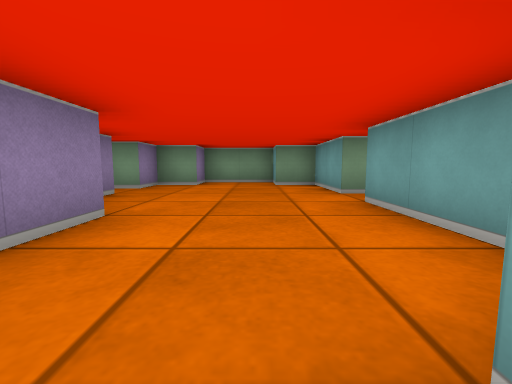
View 1 (above)

24 first-person views from a walk through a cub3D level. The camera is about half as high as the walls, tilts 6° down and sees 90° across. The floor is counted in squares. Each view is taken from the middle of a square. On the plan, view 1 faces up. The plan holds only what a view shows up to about 9 squares ahead; the rest is blank.

View 2
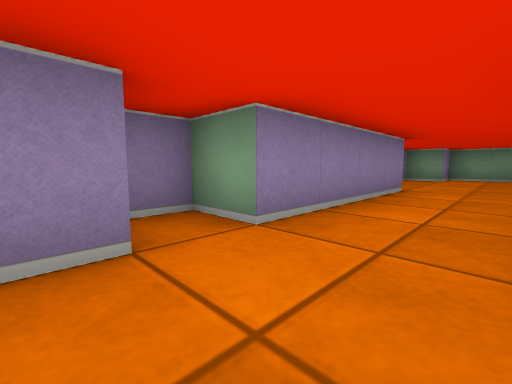

View 3
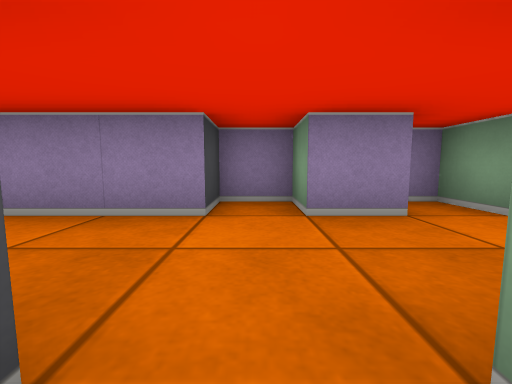

View 4
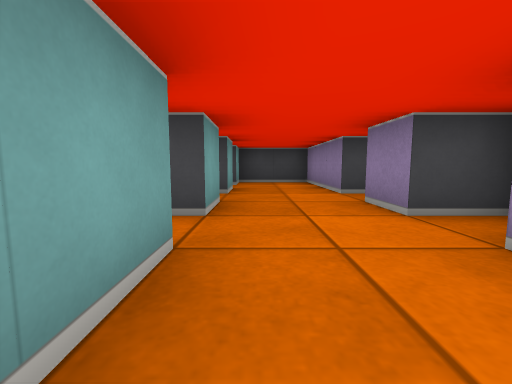

View 5
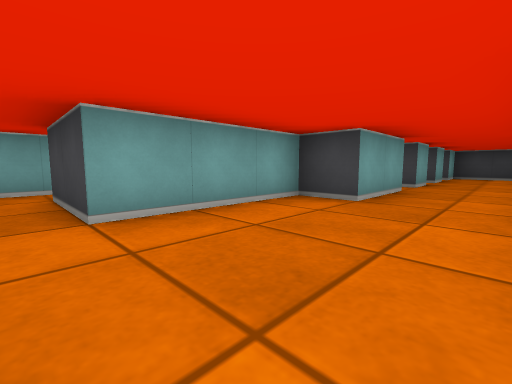

View 6
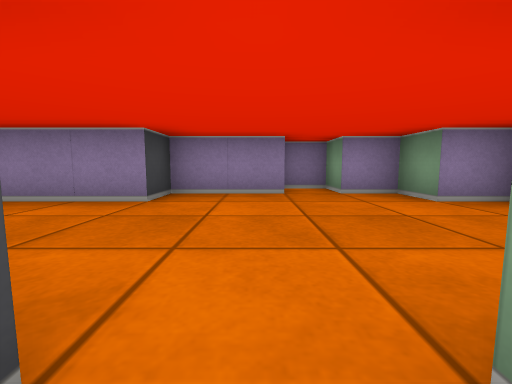

View 7
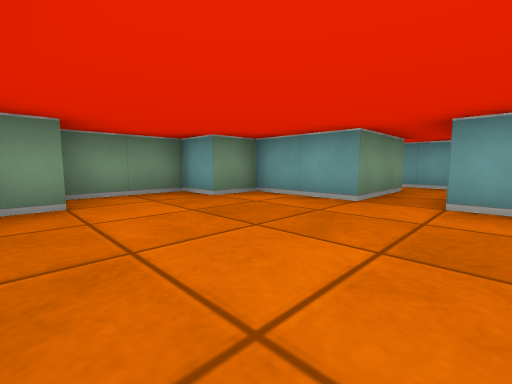

View 8
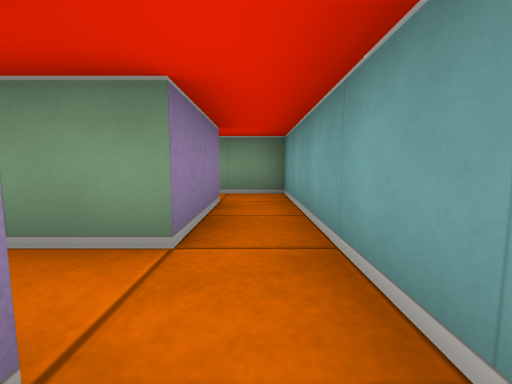

View 9
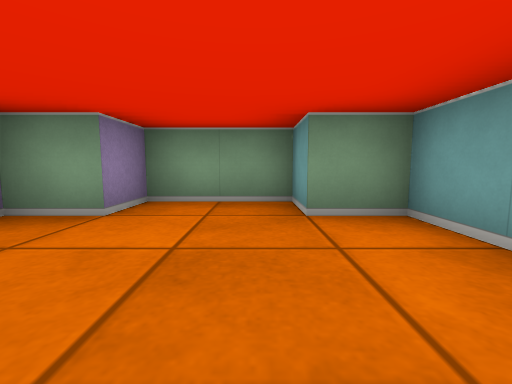

View 10
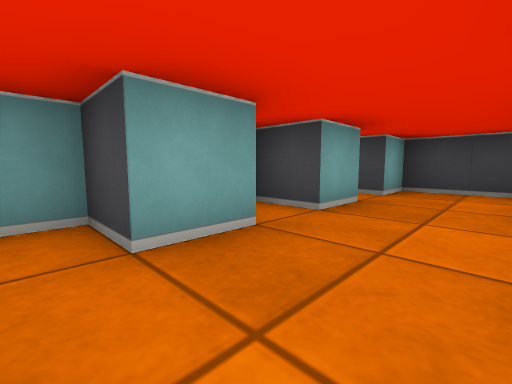

View 11
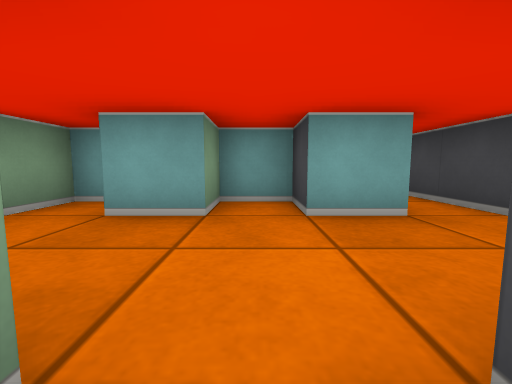

View 12
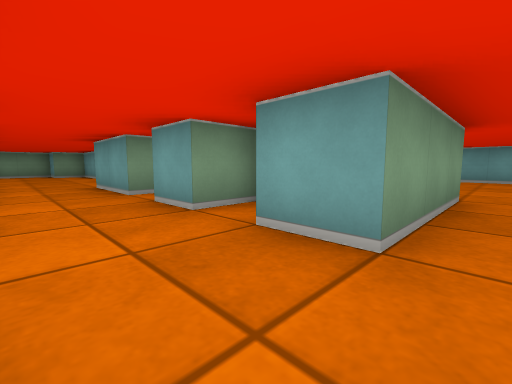

View 13
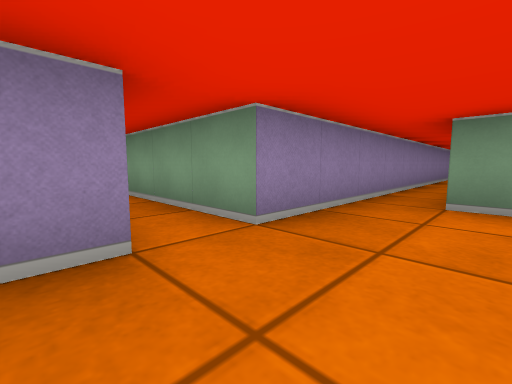

View 14
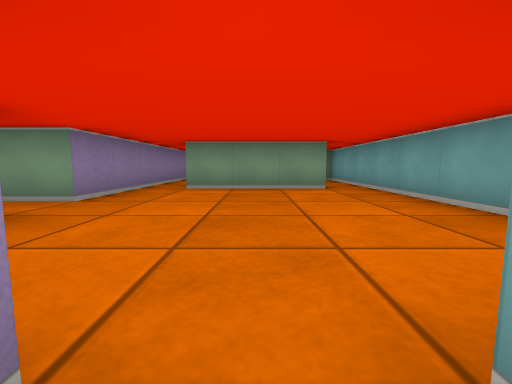

View 15
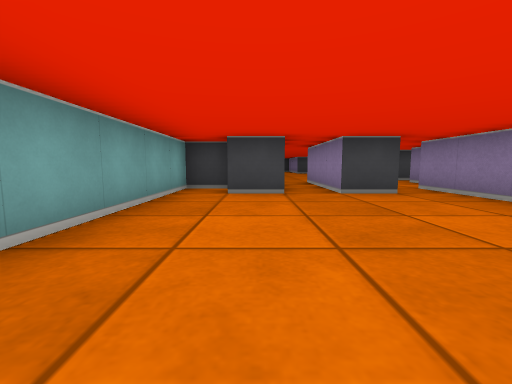

View 16
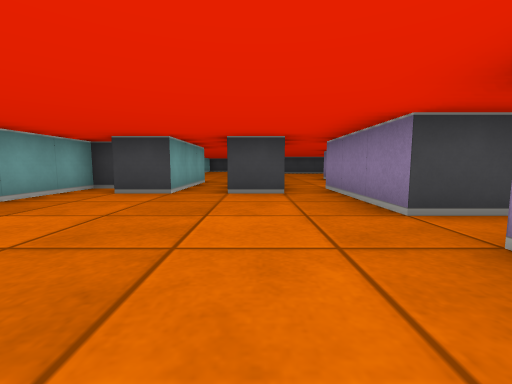

View 17
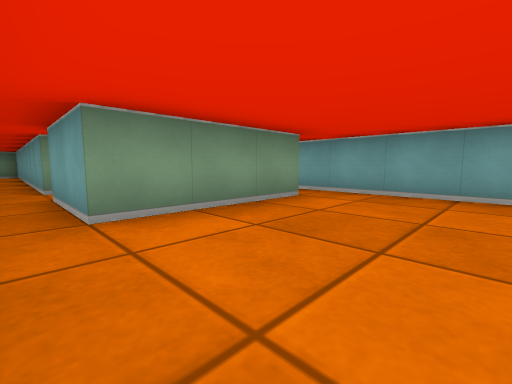

View 18
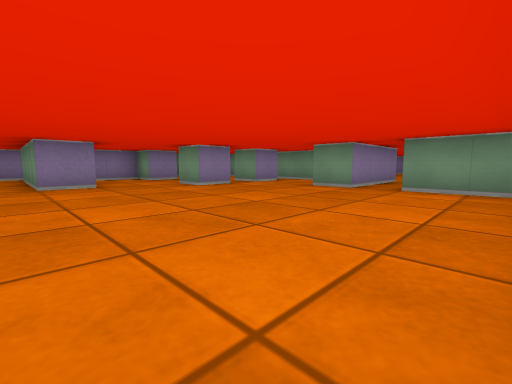

View 19
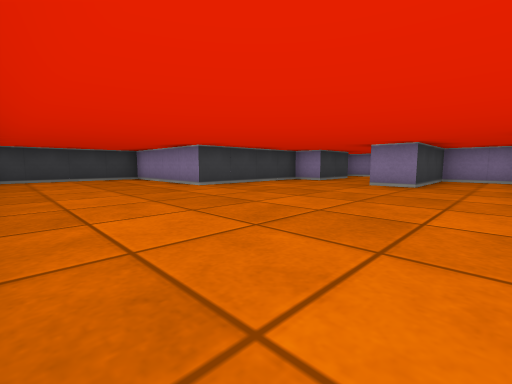

View 20
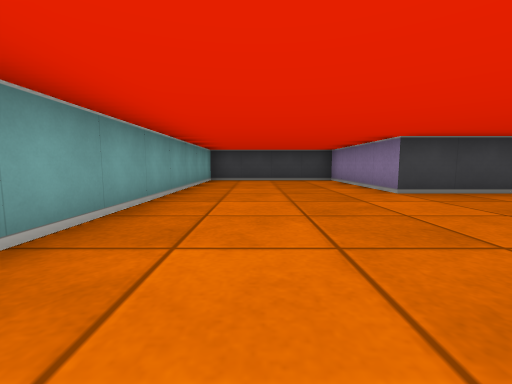

View 21
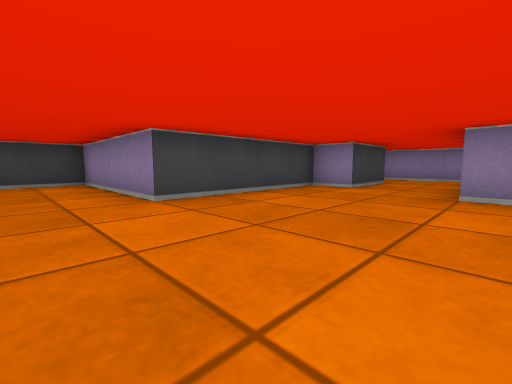

View 22
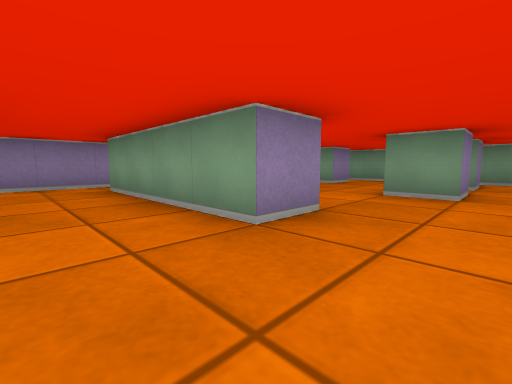

View 23
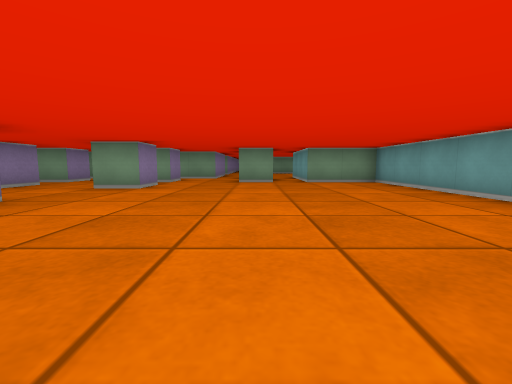

View 24
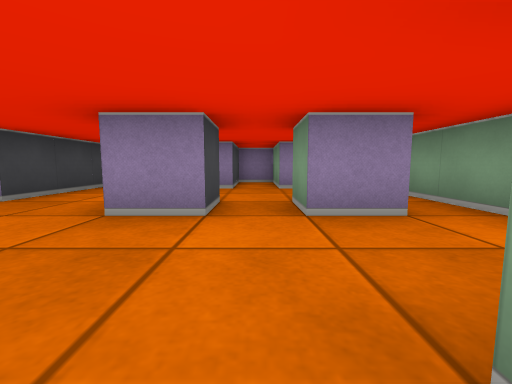

### Floor plan
Points are (right, up) in squares from view 1. A wall is a line through its corners. A room is listed if a view was taken in it or the views show most of it. See-through windows are left out.
Room 1 (views 1, 4, 5, 7, 9, 10)
walls: (1.5, 4.5) (1.5, 6.5) (0.5, 6.5) (0.5, 7.5) (-1.5, 7.5) (-1.5, 6.5) (-2.5, 6.5) (-2.5, 5.5) (-3.5, 5.5) (-3.5, 4.6); (-2.5, 4.6) (-2.5, 2.5) (-1.5, 2.5) (-1.5, -1.5) (-2.5, -1.5) (-2.5, -2.5) (-1.5, -2.5); (0.5, -2.5) (1.5, -2.5) (1.5, -1.5) (0.5, -1.5) (0.5, 0.5) (1.5, 0.5) (1.5, 3.5)
ways out: opening at (-0.5, -3) to room 2; opening at (2.5, 4) to room 3
Room 2 (views 2, 3, 11)
walls: (-1.5, -2.5) (-1.5, -3.5) (-2.5, -3.5) (-2.5, -4.5) (-1.5, -4.5) (-1.5, -5.5); (0.5, -5.5) (0.5, -4.5) (1.5, -4.5) (1.5, -3.5) (0.5, -3.5) (0.5, -2.5)
ways out: opening at (-0.5, -3) to room 1; opening at (-0.5, -5) to room 4
Room 3 (views 6, 8)
walls: (1.5, 3.5) (3.5, 3.5) (3.5, -0.5); (3.5, 6.5) (3.5, 4.5) (1.5, 4.5); (4.5, -0.5) (4.5, 7.5) (3.2, 7.5)
ways out: opening at (2.5, 4) to room 1; opening at (4, -1) to room 7
Room 4 (view 12)
walls: (-1.5, -5.5) (-1.5, -7.5) (0.5, -7.5) (0.5, -6.5)
ways out: opening at (-0.5, -5) to room 2; opening at (1, -6) to room 5
Room 5 (views 13, 14, 15, 16, 17)
walls: (4.4, -8.5) (5.5, -8.5) (5.5, -11.5); (7.5, -9.5) (8.5, -9.5) (8.5, -3.5); (7.6, -3.5) (4.5, -3.5); (3.5, -3.5) (3.5, -5.5) (0.5, -5.5); (6.5, -11.5) (6.5, -8.5) (7.5, -8.5); (0.5, -6.5) (3.5, -6.5) (3.5, -9.5)
ways out: opening at (1, -6) to room 4; opening at (4, -9) to room 6; opening at (6, -11) to room 6; opening at (4, -2.5) to room 7; opening at (8, -2.5) to room 7
Room 6 (views 18, 19, 20, 21, 22, 23, 24)
walls: (1.5, -12.5) (2.5, -12.5) (2.5, -13.5) (1.5, -13.5); (5.5, -11.5) (4.5, -11.5); (2.5, -10.4) (2.5, -11.5) (1.5, -11.5); (-1.5, -18.5) (0.5, -18.5) (0.5, -19.5) (4.5, -19.5) (4.5, -23.5) (8.5, -23.5) (8.5, -11.5) (6.5, -11.5); (3.2, -9.5) (-1, -9.5); (-0.5, -10.4) (-0.5, -11.5) (-2.5, -11.5) (-2.5, -12.5) (-0.5, -12.5) (-0.5, -13.5) (-1.5, -13.5) (-1.5, -15.5) (1.5, -15.5) (1.5, -16.5) (-2.5, -16.5); (-3.5, -16.1) (-3.5, -19.2)
ways out: opening at (4, -9) to room 5; opening at (6, -11) to room 5
Room 7 (no view inside)
walls: (4.5, -3.5) (4.5, -1.5); (3.5, -0.5) (3.5, -3.5); (8.5, -3.5) (8.5, -0.5)
ways out: opening at (4, -1) to room 3; opening at (4, -2.5) to room 5; opening at (8, -2.5) to room 5

Where each view was taken, in squares from view 1:
view 1: 0 up, 0 right, facing up
view 2: 3 down, 0 right, facing up-left
view 3: 4 down, 1 right, facing left
view 4: 0 up, 0 right, facing down
view 5: 4 up, 1 left, facing down-right
view 6: 4 up, 2 right, facing left
view 7: 3 up, 2 left, facing up-right
view 8: 3 up, 4 right, facing up
view 9: 4 up, 0 right, facing up
view 10: 2 down, 1 left, facing down-right
view 11: 4 down, 2 left, facing right
view 12: 6 down, 1 left, facing up-right
view 13: 7 down, 5 right, facing up-left
view 14: 9 down, 6 right, facing up
view 15: 4 down, 7 right, facing down
view 16: 4 down, 5 right, facing down
view 17: 6 down, 4 right, facing up-right
view 18: 17 down, 8 right, facing up-left
view 19: 14 down, 8 right, facing down-left
view 20: 15 down, 7 right, facing down
view 21: 16 down, 6 right, facing down-left
view 22: 18 down, 3 right, facing up-left
view 23: 19 down, 5 right, facing up
view 24: 12 down, 5 right, facing left
